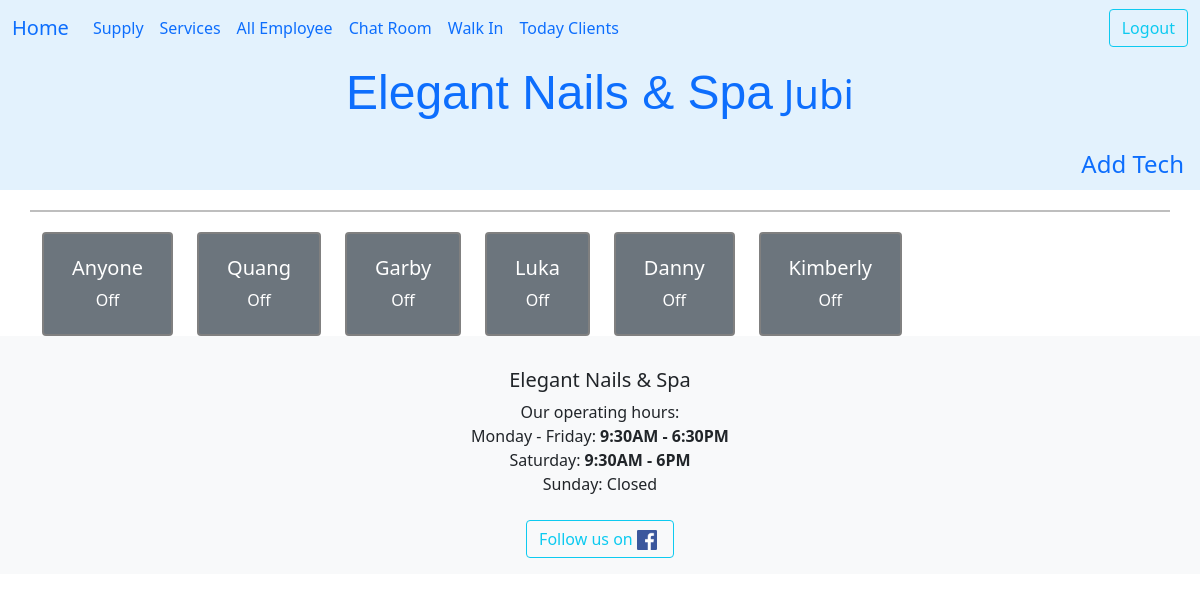
The app's page /ledger/ (signed in) with its own data.
### ledger/models.py (models this page shows, shortened)
class Technician(models.Model):
    name = models.CharField(max_length=25)
    phone = PhoneNumberField()
    email = models.EmailField(max_length=40, null=True, blank=True)
    owner = models.ForeignKey(settings.AUTH_USER_MODEL, on_delete=models.DO_NOTHING)
    start_work_at = models.TimeField()
    end_work = models.TimeField()
    isWork = models.BooleanField(default=False)
    picture = models.ImageField(upload_to='tech_pictures/', null=True, editable=True)
    services = models.ManyToManyField("Service", blank=True, related_name="tech")
    time_come_in = models.DateTimeField(null=True)
    work_days = models.CharField(max_length=7, default="1111110", help_text="MTWTFSS: 1 for work, 0 for off")
    vacation_start = models.DateField(null=True, blank=True, help_text="Start vacation")
    vacation_end = models.DateField(null=True, blank=True, help_text="End vacation, back work!")
    date_go_work = models.DateField(null=True, blank=True)
    history = HistoricalRecords()
    class Meta:
        unique_together = ('name','phone',)
        ordering = ['name']
    def get_today_clients(self):
        hnay = self.get_khachVisit().filter(day_comes=datetime.date.today()) #.exclude(status=Khach.Status.cancel)
        return hnay.order_by('time_at')
    def get_khachVisit(self):
        return self.khachvisits.all()
    def get_services_today(self):
        now = datetime.datetime.now()
        clients = self.get_today_clients().filter(time_at__lte=now)
        all_ser = []
        for client in clients:
            all_ser.extend(client.get_services())
        return len(all_ser)

### ledger/views.py (the view)
# urls.py: path('ledger/', views.AllEmployee.as_view(), name="all_employee"),
class AllEmployee(LoginRequiredMixin,ListView):
    template = 'ledger/all_employee.html'
    def get(self,request):
        employee = Technician.objects.filter(owner=request.user).order_by("time_come_in")
        sort_tech = sorted(list(employee),
                           key= lambda tech: tech.get_services_today(),reverse=False
                           )
        for tech in sort_tech:
            if tech.time_come_in == None or tech.time_come_in.date() < timezone.now().date():
                tech.isWork = False
                tech.save()
        cont = {'employees': sort_tech }
        return render(request, self.template, cont)

### ledger/templates/ledger/all_employee.html (shortened to what this page needs)
{% extends 'base.html' %}
{% block nutPhu %}
        <a class="nav-link" href="{% url 'ledger:add_employee' %}">Add Tech</a>
{% endblock nutPhu %}
{% block content %}
<div class="container text-center">
  <div class="row row-cols-auto">
  <hr style="border: 1px solid black; width: 100%; margin: 20px 0;">
  {% for employee in employees %}
  {% if not employee.isWork %}
  <div class="cols-auto">
    <button class="tech-button btn btn-secondary" style="border: 2px solid gray" id="em_{{employee.id}}">
      <div class="card-body">
           <h5 class="card-title align-text-top"> {{ employee.name | title }}</h5>
        <span class="card-subtitle align-content-center">Off</span>
    </div>
    </button>
  </div>
  {% endif %}
  {% endfor %}
  </div>
</div>
{% endblock content %}

### ledger/templates/base.html (shortened to what this page needs)
<!DOCTYPE html>
{% load static %}
<html lang="en">
<head>
    <link href="https://cdn.jsdelivr.net/npm/bootstrap@5.0.2/dist/css/bootstrap.min.css" rel="stylesheet">
    <link rel="stylesheet" href="{% static 'css/homepage.css' %}">
    <link rel="stylesheet" href="https://cdn.jsdelivr.net/npm/bootstrap-icons@1.11.3/font/bootstrap-icons.css">
</head>
<body>
    <nav class="navbar navbar-expand-lg" style="background-color: #e3f2fd;">
        <div class="container-fluid">
            <a class="navbar-brand" href="{% url 'ledger:index' %}">Home</a>
            <div class="collapse navbar-collapse" id="navbarSupportedContent">
                <ul class="navbar-nav me-auto mb-2 mb-lg-0">
                    {% if user.is_authenticated %}
                        <li class="nav-item">
                            <a class="nav-link" href="{% url 'ledger:all_supplies' %}">Supply</a>
                        </li>
                        <li class="nav-item">
                            <a class="nav-link" href="{% url 'ledger:services' %}">Services</a>
                        </li>
                        <li class="nav-item">
                            <a class="nav-link active" aria-current="page" href="{% url 'ledger:all_employee' %}">All Employee</a>
                        </li>
                        <li class="nav-item">
                            <a class="nav-link" href="{% url 'ledger:user_chat_room' %}">Chat Room</a>
                        </li>
                        <li class="nav-item">
                            <a class="nav-link" href="{% url 'ledger:walkin' %}">Walk In</a>
                        </li>
                        <li class="nav-item">
                            <a class="nav-link" href="{% url 'datHen:listHen' %}">Today Clients</a>
                        </li>
                    {% endif %}
                </ul>
                <div class="auth-buttons">
                    {% if user.is_authenticated %}
                        <form id="logout-form" method="post" action="{% url 'logout' %}" class="d-inline">
                            <button class="btn btn-outline-info" type="submit">Logout</button>
                        </form>
                    {% else %}
                        <a class="btn btn-outline-info" href="{% url 'login' %}">Login</a>
                    {% endif %}
                </div>
            </div>
        </div>
    </nav>
    <nav class="nav justify-content-center fs-4" style="background-color: #e3f2fd;">
        <h1 class="nav-link"><span class="cursive-text display-5">Elegant Nails & Spa</span> {{ user.username| title }}</h1>
    </nav>
    <nav class="nav d-flex justify-content-center fs-4" style="background-color: #e3f2fd;">
        <span class="ms-auto">
            {% block nutPhu %}   {% endblock nutPhu %}
        </span>
    </nav>
    <div class="container-fluid">
        {% block content %}
        {% endblock content %}
    </div>
    <footer class="footer bg-light text-center py-3">
        <div class="card-body">
            <h5 class="card-title">Elegant Nails & Spa</h5>
            <p class="card-text">
                Our operating hours:<br>
                Monday - Friday: <strong>9:30AM - 6:30PM</strong><br>
                Saturday: <strong>9:30AM - 6PM</strong><br>
                Sunday: Closed
            </p>
        </div>
        <a class="btn btn-outline-info mt-2" href="https://www.facebook.com/quang.hu.10" role="button">
            Follow us on
            <img src="{% static 'ledger/images/Facebook.png' %}" alt="Facebook logo" width="20" height="20" class="me-1">
        </a>
    </footer>
</body>
</html>

### ledger/static/css/homepage.css (style rules this page uses)
.cursive-text { font-family: 'cursive', sans-serif; }

### ledger/templates/base.html (style rules this page uses)
.navbar .auth-buttons { margin-left: auto; }

### records on screen
Technician: name "Anyone"
Technician: name "Quang"
Technician: name "Garby"
Technician: name "Luka"
Technician: name "Danny"
Technician: name "Kimberly"

### other values on screen
{{ user.username| title }} "Jubi"
